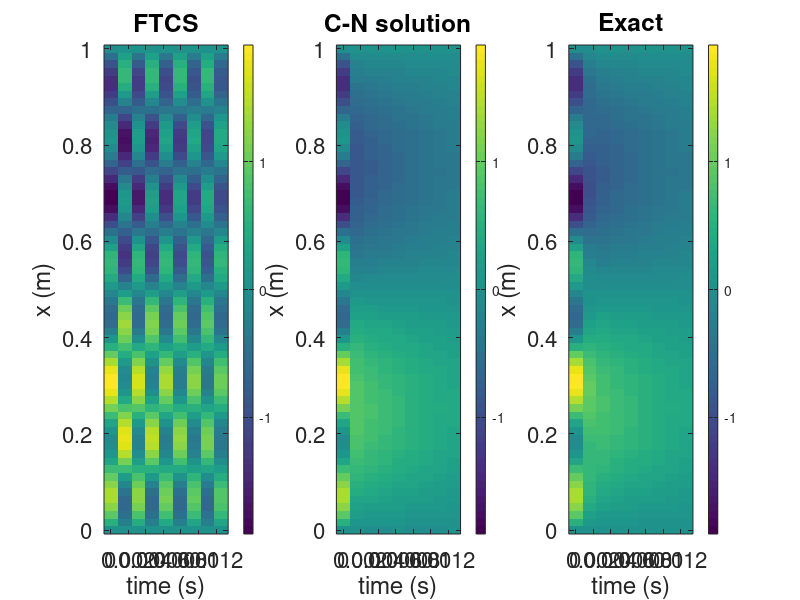
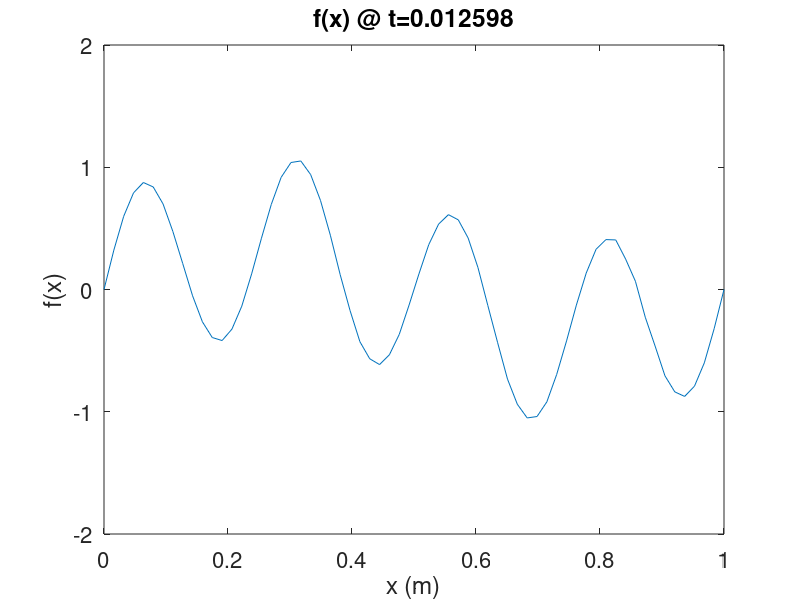

Write the MATLAB code that produced these figures, in order.
%% Need some linear algebra tools in order to solve elliptic equations
addpath ../linear_algebra;


%% Define a 1D space and time grid in x for test problem
lx=64;
a=0;     %here a,b are the endpoints of the x-domain
b=1;     %use a square region for a test problem
x=linspace(a,b,lx);
dx=x(2)-x(1);        %grid spacing


%% Define parameters of the parabolic equation, time variable
lambda=2;
tau=1/(2*pi/(2*dx))^2/lambda;    %diffusion time scale for the equation, based on smallest resolvable spatial mode
%dt=tau/5;              %time step

dtmargin=1/lambda/2*dx^2;
dt=25*dtmargin;
tmin=0;
tmax=1024*tau;          %go out to three times the diffusion time scale for the smallest possible mode
t=tmin:dt:tmax;
lt=numel(t);


%% FTCS implementation
f=zeros(lx,lt);
f(:,1)=sin(2*pi*x)+sin(8*pi*x);

%FTCS iterations
for n=1:lt-1
    f(1,n+1)=0;   %assume temperature goes to some small number on left boundary
    for i=2:lx-1     %interior grid points
        f(i,n+1)=f(i,n)+dt/dx^2*lambda*(f(i+1,n)-2*f(i,n)+f(i-1,n));
    end %for
    f(lx,n+1)=0;  %assume temperature goes to some small number on right boundary
end %for

figure(1);
subplot(131);
imagesc(t,x,f);
colorbar;
axis xy;
xlabel('time (s)');
ylabel('x (m)')
title('FTCS')
set(gca,'FontSize',16);


%% Creation of a Matlab movie
figure(2);
for n=1:lt
    plot(x,f(:,n));
    set(gca,'FontSize',16);
    xlabel('x (m)');
    ylabel('f(x)');
    title(sprintf('f(x) @ t=%f',t(n)))
    axis([0 1 -2 2]);
    M(n)=getframe;
end %for
%movie(M);   %for whatever reason this doesn't store the axis labels and
%title which makes it kind of worthless.  


%% Trapezoidal implementation, note matrix solutions are more efficiently handled thru tri-diagonal solver; Matlab built-in will detect automatically
f2=zeros(lx,lt);
A=sparse(lx,lx);   %allocate sparse array storage (this matrix is to be tridiag)
b=zeros(lx,1);


f2(:,1)=sin(2*pi*x)+sin(8*pi*x);
for n=2:lt
    A(1,1)=1;
    b(1)=0;
    for ix=2:lx-1
        %i-1 coeff
        A(ix,ix-1)=-lambda/2/dx^2;
        
        %i coeff
        A(ix,ix)=1/dt+lambda/dx^2;
        
        %i+1 coeff
        A(ix,ix+1)=-lambda/2/dx^2;
        
        b(ix)=f2(ix,n-1)/dt+(f2(ix+1,n-1)-2*f2(ix,n-1)+f2(ix-1,n-1))/dx^2*(lambda/2);
    end %for
    A(lx,lx)=1;
    b(lx)=0;
    
    fnow=A\b;
    f2(:,n)=fnow;
end %for



%% Compare two solutions on plot
figure(1);
subplot(132);
imagesc(t,x,f2);
colorbar;
axis xy;
xlabel('time (s)');
ylabel('x (m)');
title('C-N solution');
set(gca,'FontSize',16);


%% Compute and plot the analytical solution (see https://github.com/gemini3d/GEMINI-docs/blob/master/test_descriptions/GEMINItests.pdf for a derivation)
[T,X]=meshgrid(t,x);
tempexact=exp(-4*pi^2*lambda*T).*sin(2*pi*X)+exp(-64*pi^2*lambda*T).*sin(8*pi*X);

figure(1);
subplot(133);
imagesc(t,x,tempexact);
colorbar;
axis xy;
xlabel('time (s)');
ylabel('x (m)');
title('Exact');
set(gca,'FontSize',16);

%% Illustrate stability with FTCS


%% Adaptive time stepping?


%% Reset paths when we are done (for consistency, cleanliness)
rmpath ../linear_algebra;